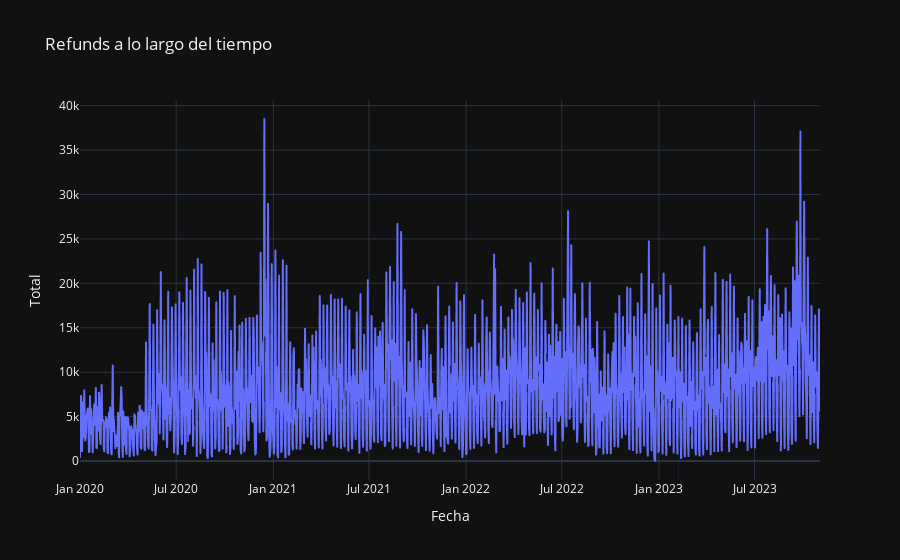

Notebook cell for this chart:
### Code cell
fig = px.line(refunds, x=refunds.index, y='Total', template='plotly_dark', title='Refunds a lo largo del tiempo')
fig.show()

### Figure 1 — Plotly figure (JSON) as saved in the notebook; plotly's stock layout.template omitted (floating-point values rounded to 4 significant figures; data arrays with more than 128 entries replaced by an {"elided": "..."} marker saying what was removed)
{"data": [{"hovertemplate": "Fecha=%{x}<br>Total=%{y}<extra></extra>", "legendgroup": "", "line": {"color": "#636efa", "dash": "solid"}, "marker": {"symbol": "circle"}, "mode": "lines", "name": "", "showlegend": false, "type": "scattergl", "x": {"elided": "1402 str values"}, "xaxis": "x", "y": {"elided": "1402 float values"}, "yaxis": "y"}], "layout": {"legend": {"tracegroupgap": 0}, "title": {"text": "Refunds a lo largo del tiempo"}, "xaxis": {"anchor": "y", "domain": [0, 1], "title": {"text": "Fecha"}}, "yaxis": {"anchor": "x", "domain": [0, 1], "title": {"text": "Total"}}}}
